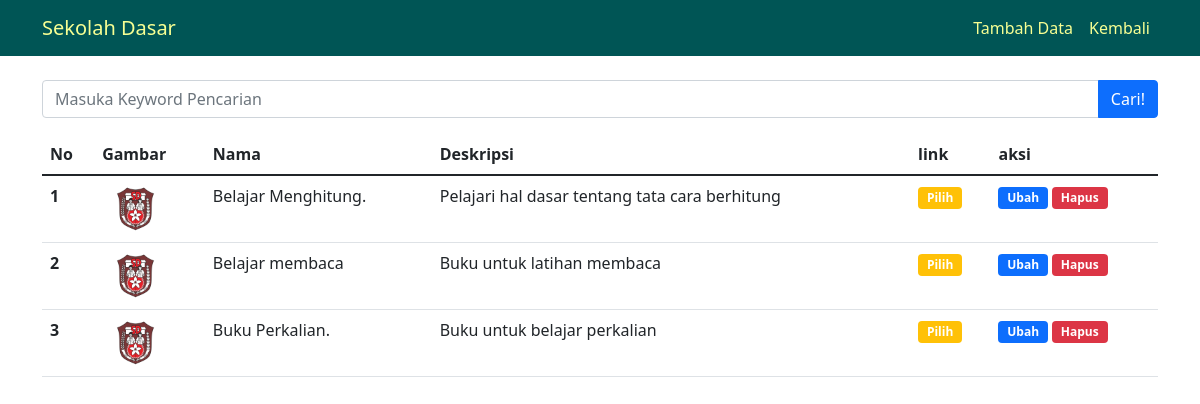
Screenshot of /admin/SDadmin.php with the database file from the repository.
### tables this page shows
CREATE TABLE `sd` (
  `id` int(11) NOT NULL,
  `nama` varchar(255) NOT NULL,
  `deskripsi` text NOT NULL,
  `link` varchar(255) NOT NULL,
  `gambar` varchar(255) NOT NULL
);

### functions.php (called while the page is built, shortened)
<?php
function koneksi() {
    $conn = mysqli_connect('localhost', 'root', '', 'tubes') or die ;
    return $conn;
}
function query($query) {
    $conn = koneksi();
    $result = mysqli_query($conn, $query) or die(mysqli_error($conn));;
    $rows = [];
    while($row = mysqli_fetch_assoc($result)) {
        $rows[] = $row;
    }
    return $rows;
}

### admin/SDadmin.php (the view, shortened to what this page needs)
<?php
require '../functions.php';
$sd = query("SELECT * FROM sd");
?>
<!doctype html>
<html lang="en">
<head>
    <link rel="stylesheet" href="../css/index.css">
    <link href="https://cdn.jsdelivr.net/npm/bootstrap@5.1.3/dist/css/bootstrap.min.css" rel="stylesheet">
</head>
<body>
    <div class="nav-bar">
    <nav class="navbar navbar-expand-lg" style="background-color: #005555 ;">
    <div class="container">
      <a class="navbar-brand">
        Sekolah Dasar
      </a>
        <ul class="navbar-nav ms-auto">
          <li class="nav-item">
            <a class="nav-link active" href="tambah.php">Tambah Data</a>
          </li>
          <li class="nav-item">
            <a class="nav-link" href="../admin.html">Kembali</a>
          </li>
        </ul>
      </div>
    </div>
    <div class="container">
        <form action="" method="get" class="mt-4">
            <div class="input-group mb-3">
                <input type="text" class="form-control" name="keyword" placeholder="Masuka Keyword Pencarian" autocomplete="off">
                <button class="btn btn-primary" type="submit" name="cari">Cari!</button>
            </div>
        </form>
        <table class="table">
            <thead>
                <tr>
                    <th scope="col">No</th>
                    <th scope="col">Gambar</th>
                    <th scope="col">Nama</th>
                    <th scope="col">Deskripsi</th>
                    <th scope="col">link</th>
                    <th scope="col">aksi</th>
                </tr>
            </thead>
            <tbody>
                <?php $i=1; foreach ($sd as $dasar) { ?>
                    <tr>
                        <th scope="row"><?= $i++;?></th>
                        <td>
                            <img src="../images/<?php echo $dasar["gambar"]; ?>" height="50">
                        </td>
                        <td><?php echo $dasar["nama"] ?></td>
                        <td><?php echo $dasar["deskripsi"] ?></td>
                        <td><a href="<?php echo $dasar["link"] ?>" class="btn badge bg-warning" target="blank">Pilih</a></td>
                        <td>
                            <a href="ubah.php?id=<?= $dasar["id"]; ?>" class="btn badge bg-primary">Ubah</a>
                            <a href="hapus.php?id=<?= $dasar["id"]; ?>" class="btn badge bg-danger" onclick="return confirm('Yang Beneeerrr');">Hapus</a>
                        </td>
                    </tr>
                <?php } ?>
            </tbody>
        </table>
    </div>
</body>
</html>

### css/index.css (style rules this page uses)
.navbar-brand { color: #f7ff93 !important; }
.navbar-nav.ms-auto li a { color: #f7ff93 !important; }
* { scroll-behavior: smooth; }
.btn { color: #005555; background-color: #f7ff93; }

### rows the page displays
sd: gambar (picture), nama "Belajar Menghitung.", deskripsi "Pelajari hal dasar tentang tata cara berhitung"
sd: gambar (picture), nama "Belajar membaca", deskripsi "Buku untuk latihan membaca"
sd: gambar (picture), nama "Buku Perkalian.", deskripsi "Buku untuk belajar perkalian"
